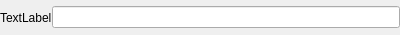
<?xml version="1.0" encoding="UTF-8"?>
<ui version="4.0">
 <class>espreso::FieldHandler</class>
 <widget class="QWidget" name="espreso::FieldHandler">
  <property name="geometry">
   <rect>
    <x>0</x>
    <y>0</y>
    <width>400</width>
    <height>35</height>
   </rect>
  </property>
  <property name="windowTitle">
   <string>Form</string>
  </property>
  <layout class="QHBoxLayout" name="horizontalLayout">
   <property name="spacing">
    <number>0</number>
   </property>
   <property name="leftMargin">
    <number>0</number>
   </property>
   <property name="topMargin">
    <number>0</number>
   </property>
   <property name="rightMargin">
    <number>0</number>
   </property>
   <property name="bottomMargin">
    <number>0</number>
   </property>
   <item>
    <widget class="QLabel" name="label">
     <property name="text">
      <string>TextLabel</string>
     </property>
    </widget>
   </item>
   <item>
    <widget class="QLineEdit" name="field"/>
   </item>
  </layout>
 </widget>
 <resources/>
 <connections/>
</ui>
